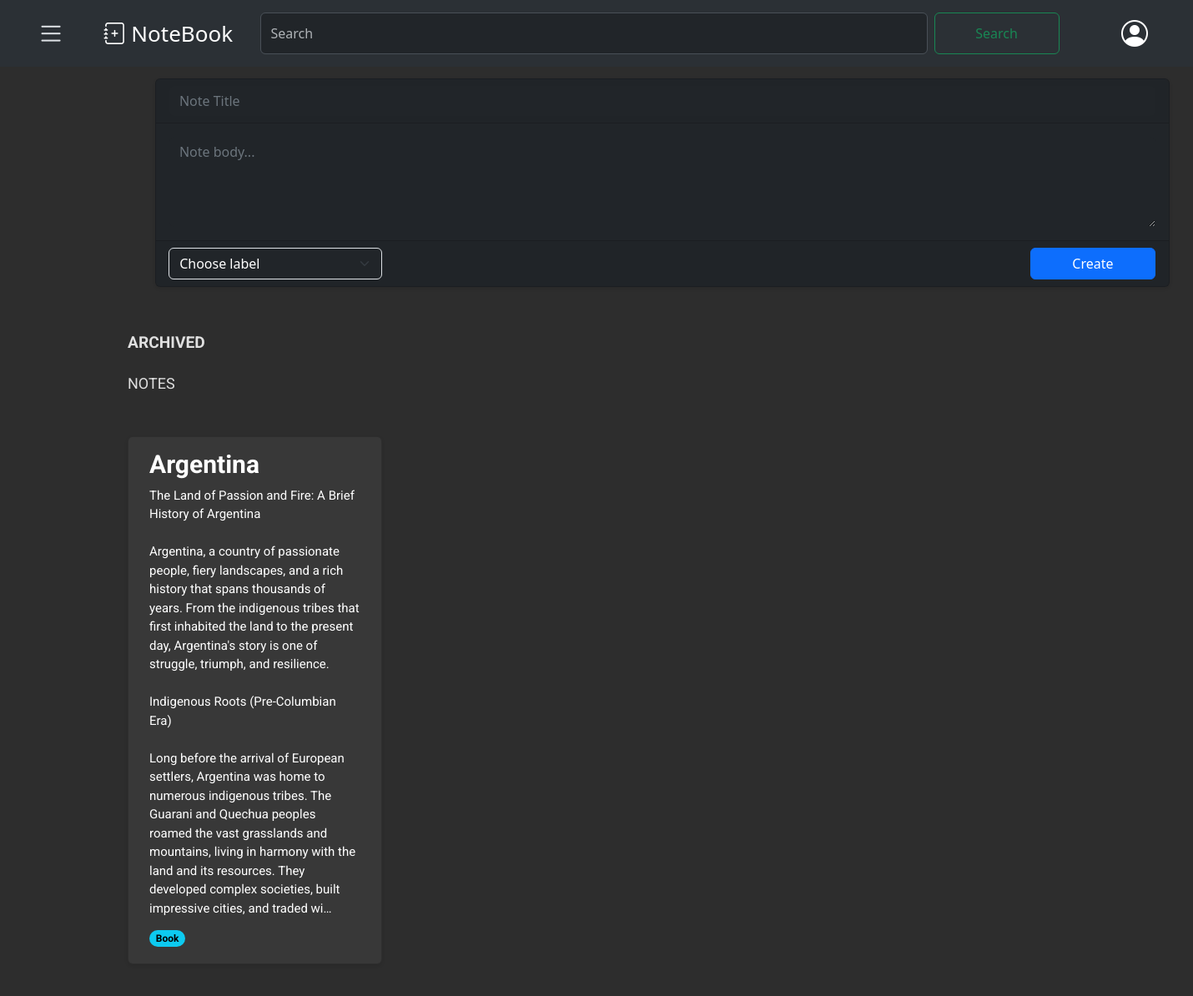
The app's page /notes/archived/ (signed in), older data.
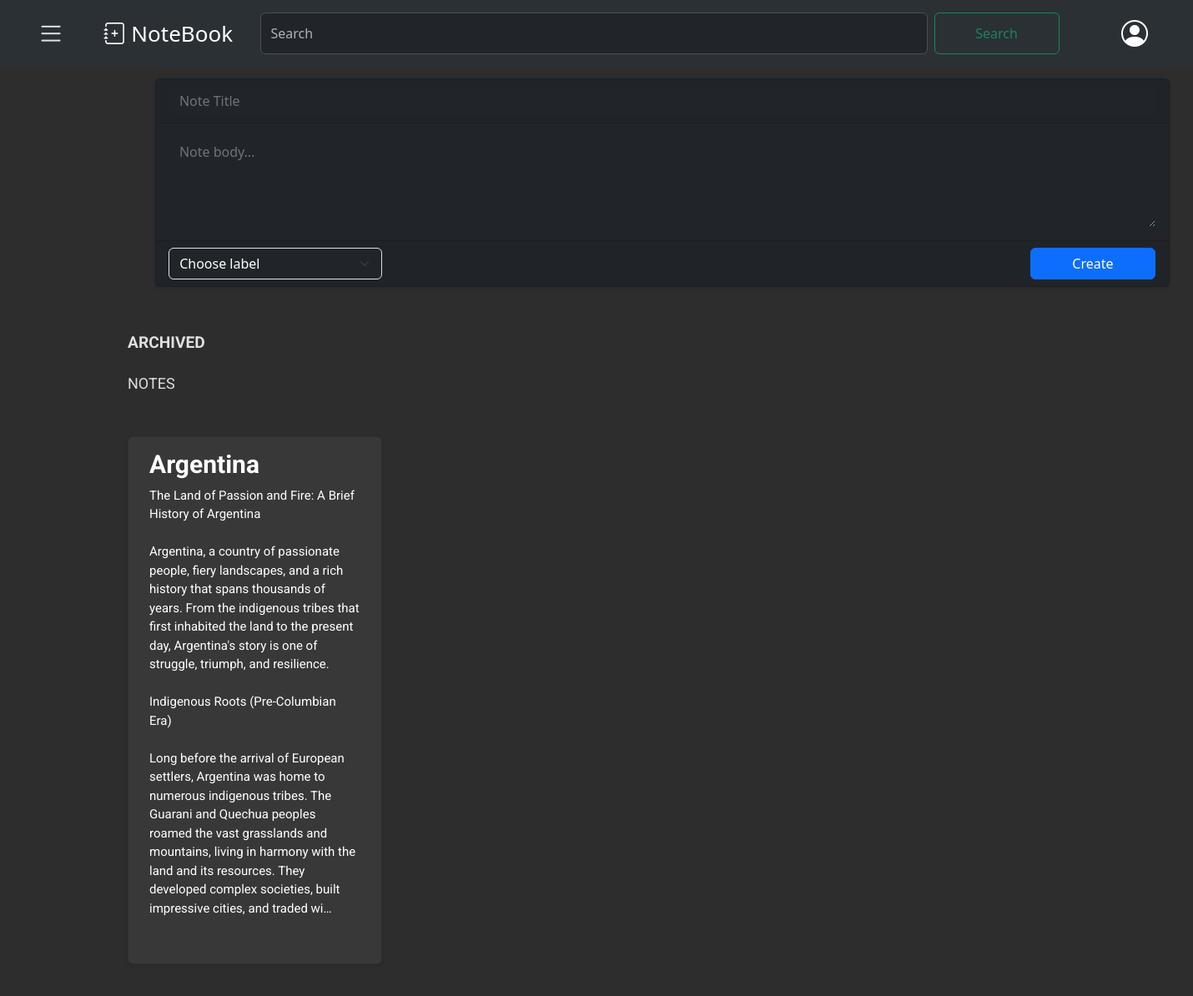
The same page, newer data.
### notes/models.py (models this page shows, shortened)
class Note(models.Model):
    user= models.ForeignKey(CustomUser,on_delete=models.CASCADE, related_name='user')
    title= models.CharField(max_length=100, null=False)
    body= models.TextField()
    label= models.ForeignKey(Label, on_delete=models.SET_NULL, related_name="notes", blank=True, null=True)
    archived= models.BooleanField(default=False)
    pinned= models.BooleanField(default= False)
    created = models.DateTimeField(auto_now_add= True)
    updated= models.DateTimeField(auto_now=True)
    class Meta:
        ordering= ['-updated']
        indexes= [
            models.Index(fields=["-updated"])
        ]
        verbose_name = "Note"
        verbose_name_plural= "Notes"

class Label(models.Model):
    user = models.ForeignKey(CustomUser, on_delete=models.CASCADE, related_name='labels', default=None)
    name = models.CharField(max_length=50, unique=True, null=False)
    class Meta:
        verbose_name = "Label"
        verbose_name_plural= "Labels"

### notes/views.py (the view)
# urls.py: path('archived/', views.archived_list, name='archived_notes'),
@login_required
def archived_list(request):
    user= request.user
    archived_notes= Note.objects.filter(Q(user=user, pinned=True,archived=True) | Q(user=user, pinned=False, archived=True))
    context= { 'archived_notes':archived_notes,
              }
    return render(request,
                  'notes/archived/list.html',
                  context)

### notes/context_processors.py (called while the page is built)
def labels_processor(request):
    if request.user.is_authenticated:
        labels = Label.objects.filter(user=request.user)
    else:
        labels = Label.objects.none()
    return {
        'labels': labels,
    }

### notes/templates/notes/archived/list.html (shortened to what this page needs)
{% extends "notes/base.html" %}
{% block content %}
{% load static %}
<p class="text-capitalize" style="font-weight: bold; font-size: larger;">ARCHIVED</p>
<p class="text-capitalize">NOTES</p>
<div class="card-container">
    {% for note in archived_notes %}
        {% if note.archived  %}
        <div class="card" data-note-id="{{ note.id }}">
        <a href="#" class="note-link" data-note-id="{{ note.id }}">
                <h5 class="card-title">{{ note.title }}</h5>
                <p class="card-text">{{ note.body|truncatechars:650 }}</p>
            </a>
            <span class="badge rounded-pill text-bg-info">{{ note.label.name }}</span>
        </div>
        {% endif %}
    {% endfor %}
</div>
{% endblock %}

Row changes from the older to the newer data that the page shows:
changed Note "Argentina": label.name "Book" → (not shown)
